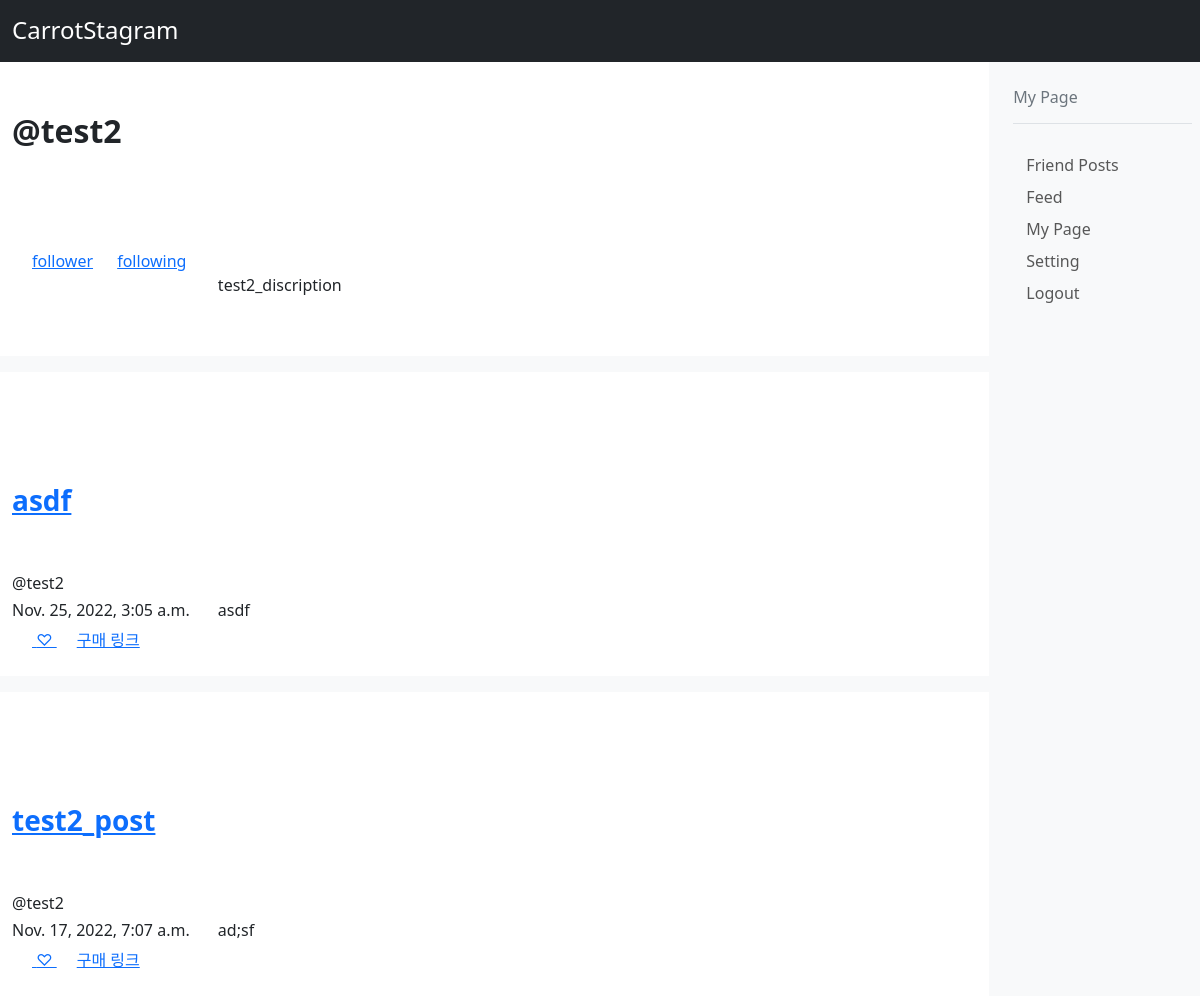
The app's page /carrotstagram/mypage/ (signed in) with its own data.
### carrotStagram/models.py (models this page shows, shortened)
class Account(models.Model):
    name = models.CharField(max_length=50, unique=True)
    description = models.CharField(max_length=100)
    follows = models.ManyToManyField('self', blank = True, symmetrical=False, related_name='followers')
    password = models.CharField(max_length=50, blank = False, default='0000')

class Post(models.Model):
    name = models.CharField(max_length=50)
    description = models.TextField()
    link = models.URLField(max_length=200, blank = True)
    uploader = models.ForeignKey(Account, on_delete=models.CASCADE)
    created_dt = models.DateTimeField(auto_now_add = True)
    modified_dt = models.DateTimeField(auto_now = True)

### carrotStagram/views.py (the view)
# urls.py: path('mypage/',MyPageView.as_view(), name='mypage'),
class MyPageView(TemplateView):
    template_name = 'carrotStagram/mypage.html'
    def get(self, request, *args, **kwargs):
        if 'user' not in request.session.keys():
            return HttpResponseRedirect(reverse('carrotstagram:login'))
        ret = super().get(request, *args, **kwargs)
        return ret
    def get_context_data(self, **kwargs):
        context = super().get_context_data(**kwargs)
        id = self.request.session['user']
        account = Account.objects.get(pk=id)
        posts = account.post_set.all()
        posts = sorted(posts, key=(lambda post: post.modified_dt))
        posts = posts[-1::-1]
        for i in range(len(posts)):
            posts[i].notliked = postnotliked(posts[i], account)
        context['posts'] = posts
        context['account'] = account
        return context

### carrotStagram/views.py (called while the page is built)
def postnotliked(post, account):
    likes = post.likes_set.all()
    if likes.count() == 0:
        return True
    elif account in likes[0].people.all():
        return False
    return True

### carrotStagram/templates/carrotStagram/mypage.html (shortened to what this page needs)
{% extends 'carrotBase.html' %}
{% block title %}
My Page
{% endblock %}
{% block content %}
    {{ block.super }}
{% endblock %}

### templates/carrotBase.html (shortened to what this page needs)
<!doctype html>
<html lang="en">
  <head>
  </head>
  <body class="bg-light">
<header class="bd-header bg-dark py-3 d-flex align-items-stretch border-bottom border-dark">
  <div class="container-fluid d-flex align-items-center">
    <h1 class="d-flex align-items-center fs-4 text-white mb-0">
      CarrotStagram
    </h1>
  </div>
</header>
<aside class="bd-aside sticky-xl-top text-muted align-self-start mb-3 mb-xl-5 px-2">
  <h2 class="h6 pt-4 pb-3 mb-4 border-bottom">{% block title %} {%  endblock %}</h2>
<a class="d-inline-flex align-items-center rounded text-decoration-none" href="{% url 'carrotstagram:friend' %}">Friend Posts</a><br>
<a class="d-inline-flex align-items-center rounded text-decoration-none" href="{% url 'carrotstagram:feed' %}">Feed</a><br>
<a class="d-inline-flex align-items-center rounded text-decoration-none" href="{% url 'carrotstagram:mypage' %}">My Page</a><br>
<a class="d-inline-flex align-items-center rounded text-decoration-none" href="{% url 'carrotstagram:setting' %}">Setting</a><br>
<a class="d-inline-flex align-items-center rounded text-decoration-none" href="{% url 'carrotstagram:logout' %}">Logout</a>
</aside>
{% block myaccount %}
    <div class="bd-cheatsheet container-fluid bg-body">
    <section id="account">
        <h2 class="sticky-xl-top fw-bold pt-3 pt-xl-5 pb-2 pb-xl-3">@{{ account.name }}</h2>
        <article class="my-3" id="accountinfo">
            <div class="bd-heading sticky-xl-top align-self-start mt-5 mb-3 mt-xl-0 mb-xl-2">
                <a href="{% url 'carrotstagram:follower' %}">follower</a>
                <a href="{% url 'carrotstagram:following' %}">following</a>
            </div>
            <div>
                <div>
                    <div>
                        <br>
                    </div>
                </div>
                {{ account.description }}
            </div>
        </article>
    </section>
    </div>
{% endblock %}
{% block content %}
{% for post in posts %}
    <div class="bd-cheatsheet container-fluid bg-body">
    <section id="content">
        <h3 class="sticky-xl-top fw-bold pt-3 pt-xl-5 pb-2 pb-xl-3"><a href="{% url 'carrotstagram:postdetail' post.pk %}">{{ post.name }}</a></h3>
            <article class="my-3" id="typography">
                 <div class="bd-heading sticky-xl-top align-self-start mt-5 mb-3 mt-xl-0 mb-xl-2">
                     <h6>@{{ post.uploader.name }} </h6>
                     <h6>{{ post.modified_dt }}</h6>
                     <a href="{% url 'carrotstagram:post_like' post.pk %}?next={{ request.path }}">
                     {% if post.notliked %}♡
                     {% else %}♥
                         {%  endif %}
                     </a>
                    <a href="{{ post.link }}">구매 링크</a>
                </div>
                <div>
                    <div>
                        <br>
                        {{ post.description }}
                    </div>
                </div>
            </article>
    </section>
    </div>
    {% endfor %}
{% endblock %}
  </body>
</html>

### records on screen
Account: name "test2", description "test2_discription"
Post: name "asdf", uploader.name "test2", modified_dt "Nov. 25, 2022, 3:05 a.m.", description "asdf"
Post: name "test2_post", uploader.name "test2", modified_dt "Nov. 17, 2022, 7:07 a.m.", description "ad;sf"
